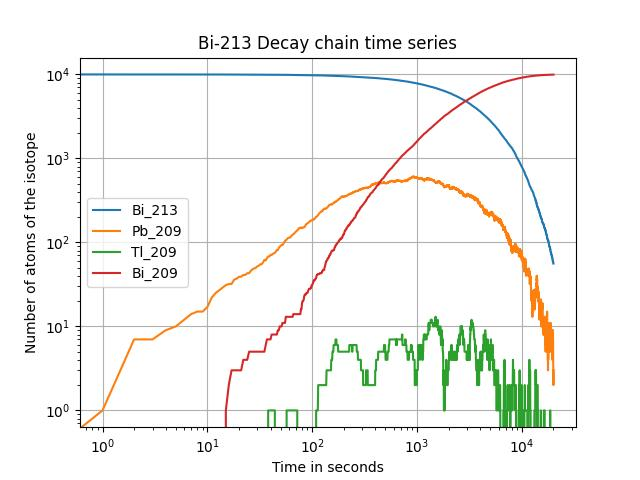

Write the Python code that produced this figure.
# Exercise 2: Radioactive decay chain

# Importing useful modules
import random
import matplotlib.pyplot as plt
import numpy as np

# Initialising the number of atoms for each isotope
num_213Bi = 10000
num_209Pb = 0
num_209Tl = 0
num_209Bi = 0

# Defining the time step and total time for the simulation
dt = 1
total_time = 20000


# Defining a function that calculates decay probabilities
def decay_prob(t, hl):
    return 1 - 2 ** (-t / hl)


# Half-lives and 1s decay probabilities
hl_213Bi = 46 * 60
hl_209Pb = 3.3 * 60
hl_209Tl = 2.2 * 60
p_213Bi = decay_prob(1, hl_213Bi)
p_213Bi_to_209Pb = 0.9791
p_213Bi_to_209Tl = 0.0209
p_209Pb_to_209Bi = decay_prob(1, hl_209Pb)
p_209Tl_to_209Pb = decay_prob(1, hl_209Tl)

# Lists to store the number of atoms of each isotope at each time step
time = [0]
num_213Bi_list = [num_213Bi]
num_209Pb_list = [num_209Pb]
num_209Tl_list = [num_209Tl]
num_209Bi_list = [num_209Bi]

# Simulation loop
for t in range(dt, total_time+dt, dt):

    # Decay of 209Pb
    num_209Pb_decayed = 0
    for i in range(num_209Pb):
        if random.random() < p_209Pb_to_209Bi:
            num_209Pb_decayed += 1
    num_209Pb -= num_209Pb_decayed
    num_209Bi += num_209Pb_decayed

    # Decay of 209Tl
    num_209Tl_decayed = 0
    for i in range(num_209Tl):
        if random.random() < p_209Tl_to_209Pb:
            num_209Tl_decayed += 1
    num_209Tl -= num_209Tl_decayed
    num_209Pb += num_209Tl_decayed

    # Decay of 213Bi
    num_213Bi_decayed_to_209Pb = 0
    num_213Bi_decayed_to_209Tl = 0
    for i in range(num_213Bi):
        if random.random() < p_213Bi:
            if random.random() < p_213Bi_to_209Pb:
                num_213Bi_decayed_to_209Pb += 1
            else:
                num_213Bi_decayed_to_209Tl += 1
    num_209Tl += num_213Bi_decayed_to_209Tl
    num_209Pb += num_213Bi_decayed_to_209Pb
    num_213Bi -= (num_213Bi_decayed_to_209Pb + num_213Bi_decayed_to_209Tl)

    # Updating the number of atoms for each isotope
    time.append(t)
    num_213Bi_list.append(num_213Bi)
    num_209Pb_list.append(num_209Pb)
    num_209Tl_list.append(num_209Tl)
    num_209Bi_list.append(num_209Bi)

atom_list = [num_213Bi_list, num_209Pb_list, num_209Tl_list, num_209Bi_list]
graphs = plt.loglog(time, list(np.array(atom_list).T))
plt.title('Bi-213 Decay chain time series')
plt.xlabel('Time in seconds')
plt.ylabel('Number of atoms of the isotope')
plt.grid()
plt.legend(graphs, ('Bi_213', 'Pb_209', 'Tl_209', 'Bi_209'))
plt.savefig('Q2.jpg')
plt.show()
